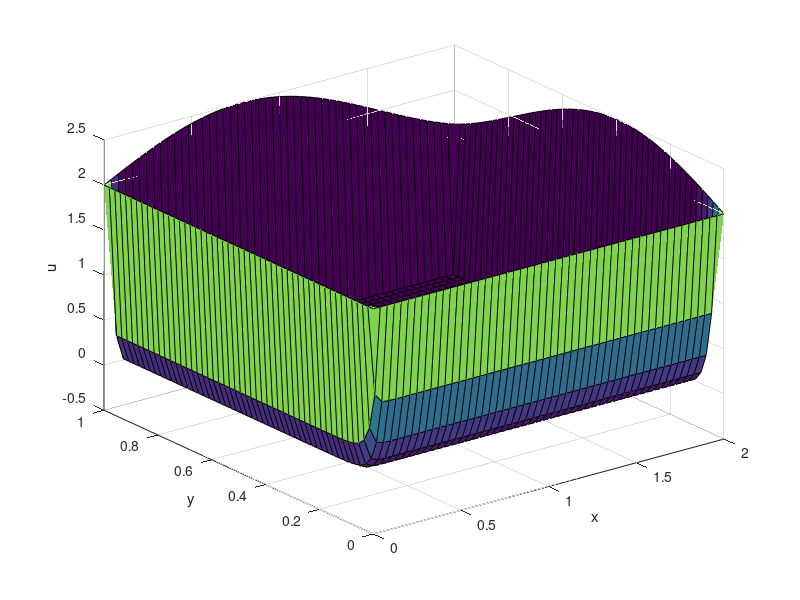

Recreate this plot in MATLAB.
clear
%%%%%%
Lx=2;Ly=1;n=50;hx=Lx/n;hy=Ly/n;
%%%%%%
x=0:hx:Lx;y=0:hy:Ly;
w=1/hx^2;v=1/hy^2;
%%%%%%
for i=1:n+1
    for j=1:n+1
        u(i,j)=2+0.5*sin(2*x(i)*y(j));
    end
end
%%%%%%
norm=1;factor=1/(2/hx^2+2/hy^2+1);k=0;u_new=u;
while norm>=1e-7
    for j=2:n
        for i=2:n
            u_new(i,j)=factor*((w*u(i-1,j)+u(i+1,j))+(v*u(i,j-1)+...
                u(i,j+1))-x(i)*y(j));
        end
    end
    norm=max(max(abs(u_new-u)));u=u_new;k=k+1;
end
k
%%%%%%
surf(x,y,u')
xlabel('x')
ylabel('y')
zlabel('u')